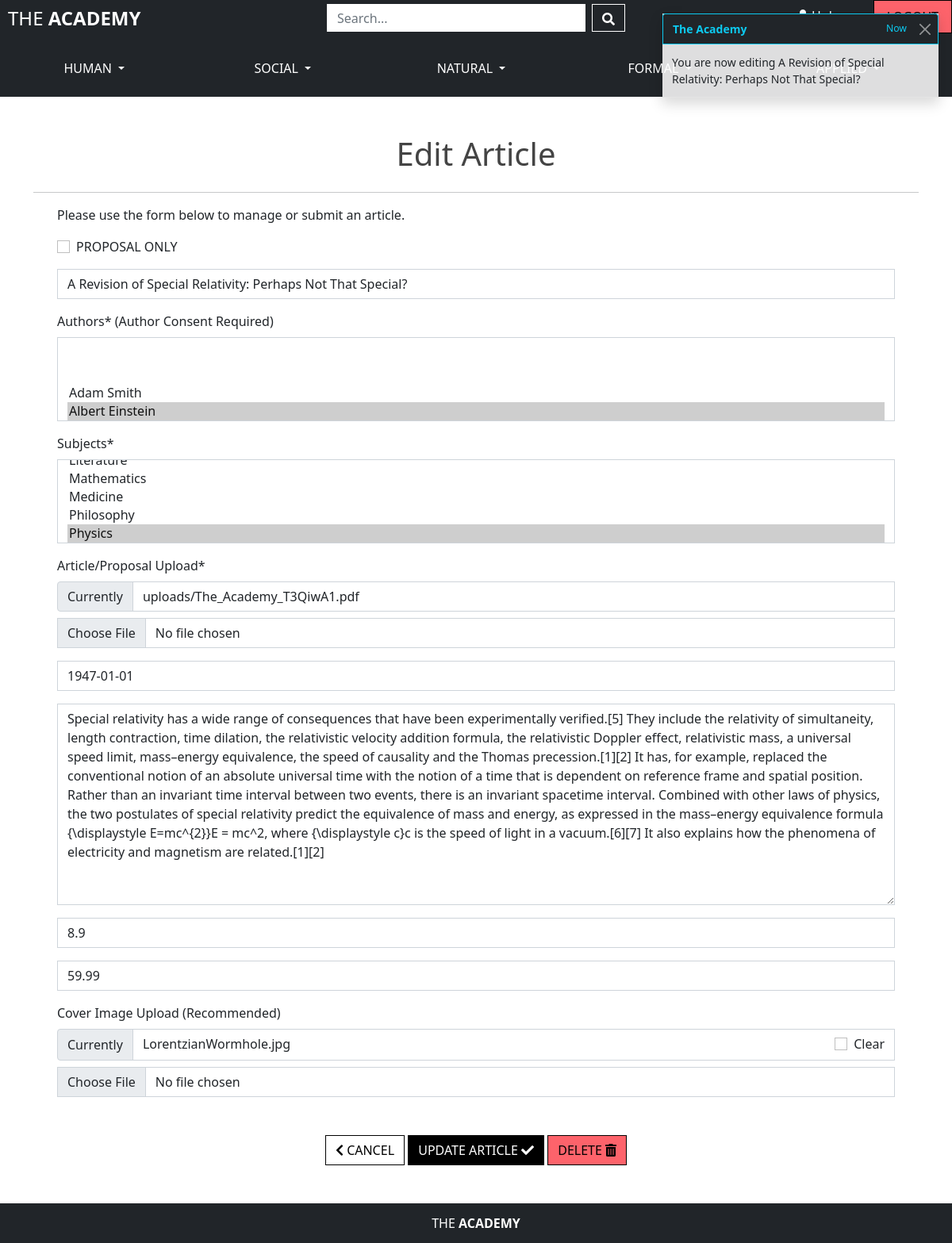
/articles/edit/6/ (signed in), run on the app's committed database.
### articles/models.py (models this page shows, shortened)
class Article(models.Model):
    proposal = models.BooleanField(default=False)
    title = models.CharField(max_length=200)
    authors = models.ManyToManyField(Academic)  # ['Einstein', 'Tesla', etc.]
    subjects = models.ManyToManyField(Subject)  # ['history', 'maths', etc.]
    article = models.FileField(upload_to='uploads/')  # Article itself
    date = models.DateField()
    summary = models.TextField()
    rating = models.DecimalField(max_digits=2, decimal_places=1,
                                 null=True, blank=True)
    price = models.DecimalField(max_digits=6, decimal_places=2)
    image = models.ImageField(default='noimage.jpeg', blank=True)
    stakers = models.DecimalField(max_digits=6, decimal_places=0, default=0,
                                  null=True, blank=True)
    class Meta:
        ordering = ['title']

### articles/views.py (the view)
# urls.py: path('edit/<int:article_id>/', views.edit_article, name='edit_article'),
@login_required
def edit_article(request, article_id):
    article = get_object_or_404(Article, pk=article_id)
    if not article.authors.filter(user=request.user).exists():
        if not request.user.is_superuser:
            messages.error(request, 'Area for article authors or \
                           senior academics only!')
            return redirect(reverse('home'))
    if request.method == 'POST':
        form = ArticleForm(request.POST, request.FILES, instance=article)
        if form.is_valid():
            form.save()
            messages.success(request, 'Article updated!')
            return redirect(reverse('article_detail', args=[article.id]))
        else:
            messages.error(request, 'Article failed to update. \
                           Please check form!')
    else:
        form = ArticleForm(instance=article)
        messages.info(request, f'You are now editing {article.title}')
    template = 'articles/edit_article.html'
    context = {
        'form': form,
        'article': article,
    }
    return render(request, template, context)

### academics/models.py (called while the page is built)
    def __str__(self):
        return self.name

### articles/models.py (called while the page is built)
    def get_friendly_name(self):
        return self.friendly_name

### bag/contexts.py (called while the page is built, shortened)
def bag_contents(request):
    bag_articles = []
    bag_total = 0
    article_count = 0
    bag = request.session.get('bag', {})
    context = {
        'bag_articles': bag_articles,
        'bag_total': bag_total,
        'article_count': article_count,
    }
    return context

### articles/templates/articles/edit_article.html (shortened to what this page needs)
{% extends "base.html" %}
{% load static %}
{% block page_header %}
<div class="container">
    <div class="row">
        <h1 id="header" class="text-center text-capitalize mt-5">Edit Article</h1>
    </div>
    <hr class="my-3">
</div>
{% endblock %}
{% block content %}
    <div id="main-content" class="container">
        <div class="row">
            <div class="col-12">
                <p>Please use the form below to manage or submit an article.</p>
                <form action="{% url 'edit_article' article.id %}" method="POST" id="article-form" enctype="multipart/form-data">
                    {{ form | crispy }}
                    <div class="text-center my-5">
                        <a href="{% url 'articles' %}" class="btn btn-white">
                            <span class="icon">
                                <i class="fas fa-chevron-left"></i>
                                Cancel
                            </span>
                        </a>
                        <button id="submit-button" class="btn btn-black" type="submit">
                            <span class="font-weight-bold">Update Article</span>
                            <span class="icon">
                                <i class="fas fa-check"></i>
                            </span>
                        </button>
                        <a href="{% url 'delete_article' article.id %}" class="btn btn-red">
                            <span class="icon">
                                Delete
                                <i class="fas fa-trash-alt"></i>
                            </span>
                        </a>
                    </div>
                </form>
            </div>
        </div>
    </div>
{% endblock %}

### static/css/base.css (style rules this page uses)
:root { --orange-peel: #ffa52c; --medium-aquamarine: #35db95; --fiery-rose: #fd636b; --maya-blue: #63bafd; --black-border: 1px solid black; --square-border: 0px; }
input:not(#flexSwitchCheckDefault), select, .input-group, .form-control, textarea { border-radius: var(--square-border) !important; }
.btn { border: var(--black-border); border-radius: var(--square-border); text-transform: uppercase; }
.btn-red, .btn-red:hover { background-color: var(--fiery-rose); color: black; }
.btn-white, .btn-white:hover { background-color: white; color: black; }
.btn-black, .btn-black:hover { background-color: black; color: white; }
a:not(.dropdown-item):not(.article-img):not(.profile-img), .btn { display: inline-block; transition: transform 0.2s ease-in-out; }
#header { color: #444444; }
#main-content { min-height: 80vh; max-width: 90%; }

### data on the page
Article: title "A Revision of Special Relativity: Perhaps Not That Special?", date "1947-01-01", summary "Special relativity has a wide range of consequences that have been experimentally verified.[5] They include the relativity of simultaneity, length contraction, time dilation, the relativistic velocity addition formula, the relativistic Doppler effect, relativistic mass, a universal speed limit, mass–energy equivalence, the speed of causality and the Thomas precession.[1][2] It has, for example, replaced the conventional notion of an absolute universal time with the notion of a time that is dependent on reference frame and spatial position. Rather than an invariant time interval between two events, there is an invariant spacetime interval. Combined with other laws of physics, the two…", rating "8.9", price "59.99"

### other printed values
{{ message }} "You are now editing A Revision of Special Relativity: Perhaps Not That Special?"
